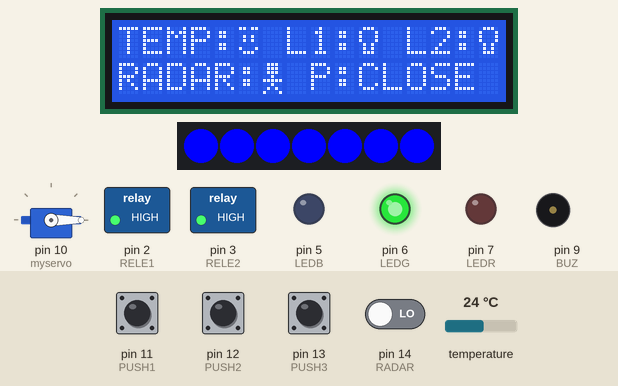
This sketch was run on a simulated Arduino Uno, built with avr-gcc and run on an emulated ATmega328P. Shown: 16×2 character LCD, 7 RGB LEDs in strip order, left to right, servo, switched loads named in the sketch (green lamp = pin HIGH), output pins drawn as LEDs (lit = HIGH), buzzer (waves = sounding). The inputs (shaded band) are chosen by the test bench; at power-on: pin 11 (PUSH1), pin 12 (PUSH2), pin 13 (PUSH3), pin 14 (RADAR) LOW, temperature 24 °C. What the sketch prints to the serial monitor is not drawn.

Above: at 1.3 s.
1.4 s: pin 14 (RADAR) driven HIGH
At 2.7 s:
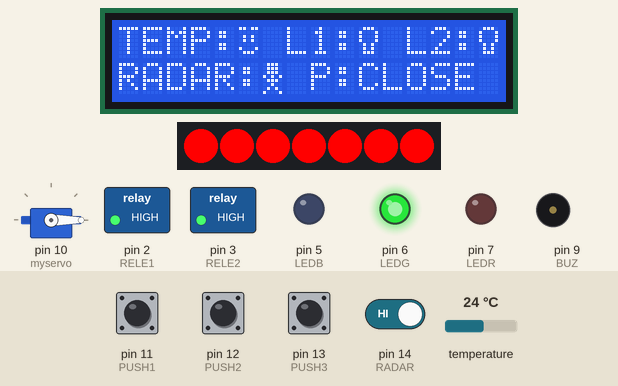
5.0 s: temperature set to 21.3 °C
7.3 s: temperature set to 20.5 °C
At 8.9 s:
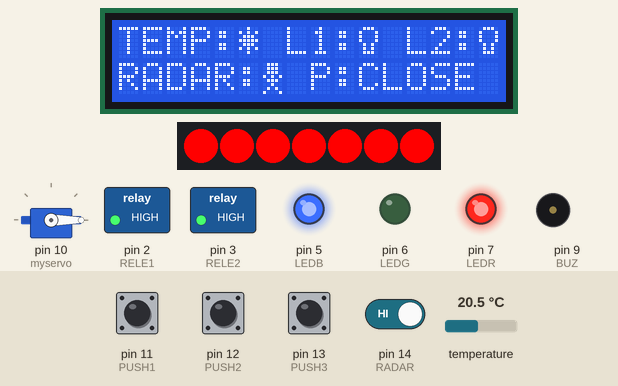
9.8 s: pin 11 (PUSH1) pulled HIGH for 0.5 s
At 10.8 s:
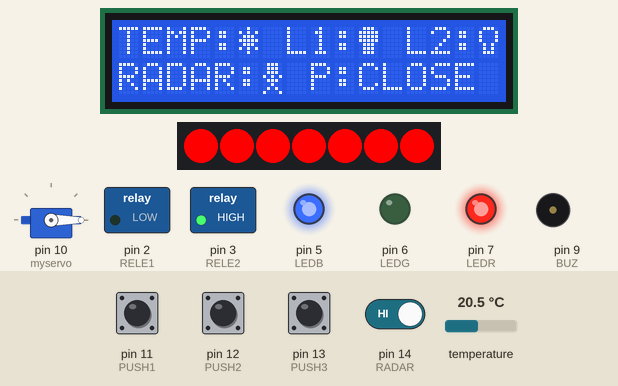
13.2 s: pin 12 (PUSH2) pulled HIGH for 0.5 s
At 13.7 s:
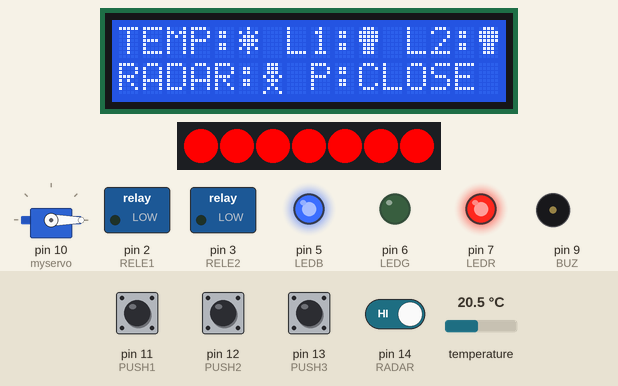
16.6 s: pin 13 (PUSH3) pulled HIGH for 0.5 s
At 17.7 s:
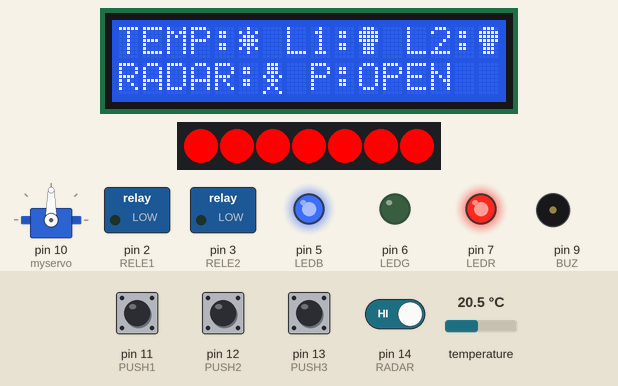
Timing chart, 0 to 21.1 s (numbered marks = the images above; inputs shaded):
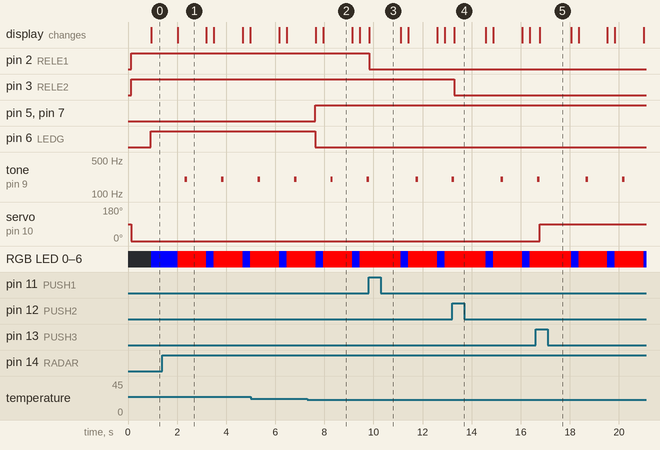

Measured:
- the behaviour switches between 21 and 20.9 °C on temperature (found by bisection; images 1 and 2)
- after the input at 1.4 s, tone on pin 9 (BUZ): alternates 200 Hz for 0.10 s and silent for 1.4 s, starting after 0.92 s; RGB LED 0–6: alternates RGB(255, 0, 0) for 1.2 s and RGB(0, 0, 255) for 0.31 s, starting after 0.62 s; the display: changes after 0.62 s (image 1)
- after the input at 7.3 s, pin 5 (LEDB), pin 7 (LEDR): LOW → HIGH after 0.33 s; pin 6 (LEDG): HIGH → LOW after 0.33 s; the display: first changes after 0.34 s (image 2 shows a later state)
- after the input at 9.8 s, pin 2 (RELE1): HIGH → LOW at once; the display: changes at once (image 3)
- after the input at 13.2 s, pin 3 (RELE2): HIGH → LOW after 0.10 s; the display: changes after 0.10 s (image 4)
- after the input at 16.6 s, servo on pin 10 (myservo): 0° → 90° after 0.17 s; the display: changes after 0.17 s (image 5)
- what the display in image 1 shows lasts 1.2 s, from 2.0 s to 3.2 s

The sketch:

Estaci_n_de_automatizaci_n_de_una_habitaci_n_sencilla.ino
```cpp
/*
Fundación Kinal
Centro Educativo Técnico Labral Kinal
Electrónica
Grado: Quinto
Sección: A
Curso: Taller de Electrónica Digital y Reparación de Computadoras I
Nombre: Carlos Alexander Quim Chapaz
Carné: 2019172 
*/
#include <Adafruit_NeoPixel.h>
#include <Servo.h>
#include <OneWire.h>
#include <DallasTemperature.h>
#include <LiquidCrystal_I2C.h>

#define NUMPIXELS 7 // definimos la cantidad da leds del NEOPIXEL
#define RADAR 14
#define PUSH3 13
#define PUSH2 12
#define PUSH1 11
#define BUZ 9
#define LEDR 7
#define LEDB 5
#define LEDG 6
#define NEO 4
#define RELE2 3
#define RELE1 2

Servo myservo;
LiquidCrystal_I2C lcd_quim(0x27,16,2);
OneWire ourWire(8);
DallasTemperature sensor(&ourWire);
Adafruit_NeoPixel pixels = Adafruit_NeoPixel(NUMPIXELS, NEO, NEO_GRB + NEO_KHZ800);

void pines();
int sensortC();
void temperatura();
void radar();
void puerta();
void luminarias();
void pantallainicial();

int TempC, value = 0, value1 = 0, value2 = 0;

byte caliente[] = {
  B00000,
  B00100,
  B00110,
  B01110,
  B11111,
  B11111,
  B11111,
  B01110
};

byte frio[] = {
  B00100,
  B10101,
  B01110,
  B11111,
  B01110,
  B10101,
  B00100,
  B00000
};

byte templado[] = {
  B11011,
  B00000,
  B01010,
  B01010,
  B00000,
  B10001,
  B01110,
  B00000
};

byte abajo[] = {
  B01110,
  B01110,
  B01110,
  B00100,
  B11111,
  B00100,
  B01010,
  B10001
};

byte arriba[] = {
  B01110,
  B01110,
  B01110,
  B10101,
  B01110,
  B00100,
  B01010,
  B10001
};

byte apagado[] = {
  B01110,
  B10001,
  B10001,
  B10001,
  B01010,
  B01010,
  B01110,
  B00000
};

byte encendido[] = {
  B01110,
  B11111,
  B11111,
  B11111,
  B01110,
  B01110,
  B01110,
  B00000
};

void setup() {
  Serial.begin(9600);
  lcd_quim.init();
  lcd_quim.backlight();
  sensor.begin();   //Se inicia el sensor
  pixels.begin();
  myservo.attach(10);
  lcd_quim.createChar(0, caliente);
  lcd_quim.createChar(1, frio);
  lcd_quim.createChar(2, templado);
  lcd_quim.createChar(3, abajo);
  lcd_quim.createChar(4, arriba);
  lcd_quim.createChar(5, apagado);
  lcd_quim.createChar(6, encendido);
  lcd_quim.home();
  myservo.write(0);
  pines();
  pantallainicial();
}

void loop() {
  temperatura();
  radar();
  puerta();
  luminarias();
}

void pines(){
  pinMode(LEDR,OUTPUT);
  pinMode(LEDG,OUTPUT);
  pinMode(LEDB,OUTPUT);
  pinMode(RELE1,OUTPUT);
  pinMode(RELE2,OUTPUT);
  pinMode(BUZ,OUTPUT);
  pinMode(RADAR,INPUT);
  pinMode(PUSH1,INPUT);
  pinMode(PUSH2,INPUT);
  pinMode(PUSH3,INPUT);
  digitalWrite(RELE1,HIGH);
  digitalWrite(RELE2,HIGH);
}

int sensortC(){
  sensor.requestTemperatures();   //Se envía el comando para leer la temperatura
  int temp= sensor.getTempCByIndex(0); //Se obtiene la temperatura en ºC
  return temp;
}


void temperatura(){
  TempC = sensortC();
  Serial.println(TempC);

  if(TempC >= 21 && TempC <= 25){
    digitalWrite(LEDR,LOW);
    digitalWrite(LEDG,HIGH);
    digitalWrite(LEDB,LOW);
    lcd_quim.setCursor(5,0);
    lcd_quim.write(byte(2));
  }

  if(TempC >= 15 && TempC <= 20){
    digitalWrite(LEDR,HIGH);
    digitalWrite(LEDG,LOW);
    digitalWrite(LEDB,HIGH);
    lcd_quim.setCursor(5,0);
    lcd_quim.write(byte(1));
  }

  if(TempC >= 26 && TempC <= 45){
    digitalWrite(LEDR,HIGH);
    digitalWrite(LEDG,LOW);
    digitalWrite(LEDB,LOW);
    lcd_quim.setCursor(5,0);
    lcd_quim.write(byte(0));
  }
}

void radar(){
  int estado = digitalRead(RADAR);

   // personas con brazos abajo
   lcd_quim.setCursor(6,1);
   lcd_quim.write(byte(3));
   for(int i =0; i<8; i++){
      pixels.setPixelColor(i,pixels.Color(0,0,255));
      pixels.show();
   }

  if(estado == HIGH){
    // personas con brazos abajo
    lcd_quim.setCursor(6,1);
    lcd_quim.write(byte(3));
    for(int i =0; i<8; i++){
      pixels.setPixelColor(i,pixels.Color(0,0,255));
      pixels.show();
    }
    delay(300);
    // personas con brazos arriba
    lcd_quim.setCursor(6,1);
    lcd_quim.write(byte(4));
    for(int i =0; i<8; i++){
      pixels.setPixelColor(i,pixels.Color(255,0,0));
      pixels.show();
    }
    delay(300);
    tone(BUZ,200);
    delay(100);
    noTone(BUZ);
  }
}

void puerta(){

  if(digitalRead(PUSH3) && value == 0){
    lcd_quim.setCursor(10,1);
    lcd_quim.print("OPEN ");
    myservo.write(90);
    delay(500);
    value = 1;
  }

  if(digitalRead(PUSH3) && value == 1){
    lcd_quim.setCursor(10,1);
    lcd_quim.print("CLOSE");
    myservo.write(0);
    delay(500);
    value = 0;
  }
}

void luminarias(){
  if(digitalRead(PUSH1) && value1 == 0){
    digitalWrite(RELE1,LOW);
    lcd_quim.setCursor(10,0);
    lcd_quim.write(byte(6));
    delay(500);
    value1 = 1;
  }

  if(digitalRead(PUSH1) && value1 == 1){
    digitalWrite(RELE1,HIGH);
    lcd_quim.setCursor(10,0);
    lcd_quim.write(byte(5));
    delay(500);
    value1 = 0;
  }

  if(digitalRead(PUSH2) && value2 == 0){
    digitalWrite(RELE2,LOW);
    lcd_quim.setCursor(15,0);
    lcd_quim.write(byte(6));
    delay(500);
    value2 = 1;
  }

  if(digitalRead(PUSH2) && value2 == 1){
    digitalWrite(RELE2,HIGH);
    lcd_quim.setCursor(15,0);
    lcd_quim.write(byte(5));
    delay(500);
    value2 = 0;
  }
}

void pantallainicial(){
  // Temperatura
  lcd_quim.setCursor(0,0);
  lcd_quim.print("TEMP: ");

  // Luminarias
  lcd_quim.setCursor(7,0);
  lcd_quim.print("L1:");
  lcd_quim.setCursor(10,0);
  lcd_quim.write(byte(5));
  lcd_quim.setCursor(12,0);
  lcd_quim.print("L2:");
  lcd_quim.setCursor(15,0);
  lcd_quim.write(byte(5));

  // Radar
  lcd_quim.setCursor(0,1);
  lcd_quim.print("RADAR: ");

  // Puerta
  lcd_quim.setCursor(8,1);
  lcd_quim.print("P:");
  lcd_quim.setCursor(10,1);
  lcd_quim.print("CLOSE");
}
```
